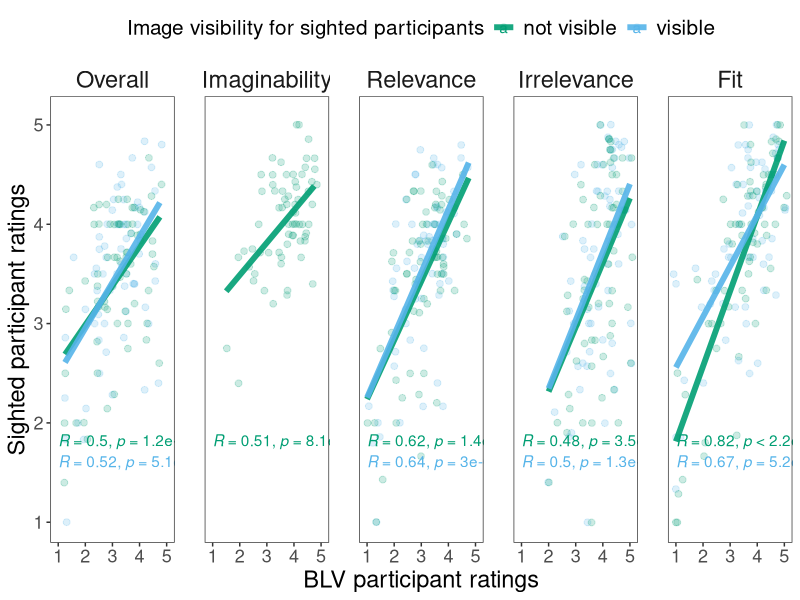
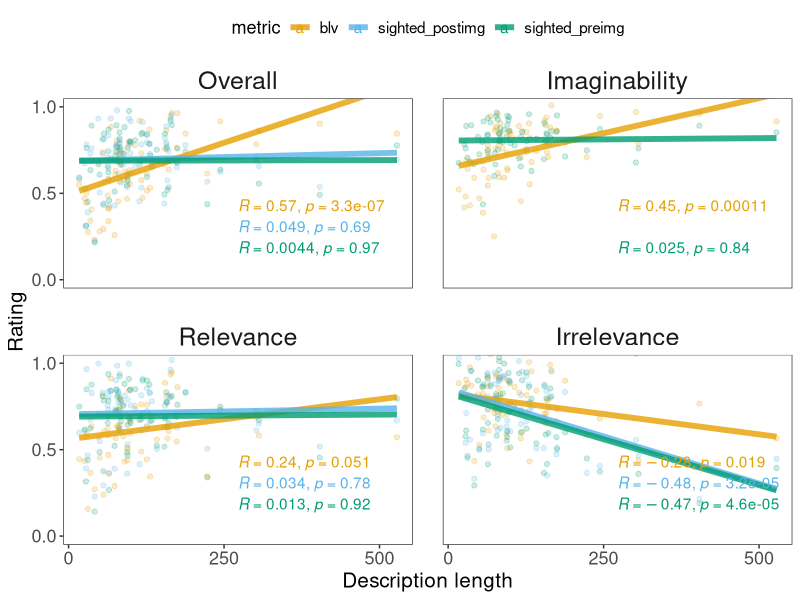
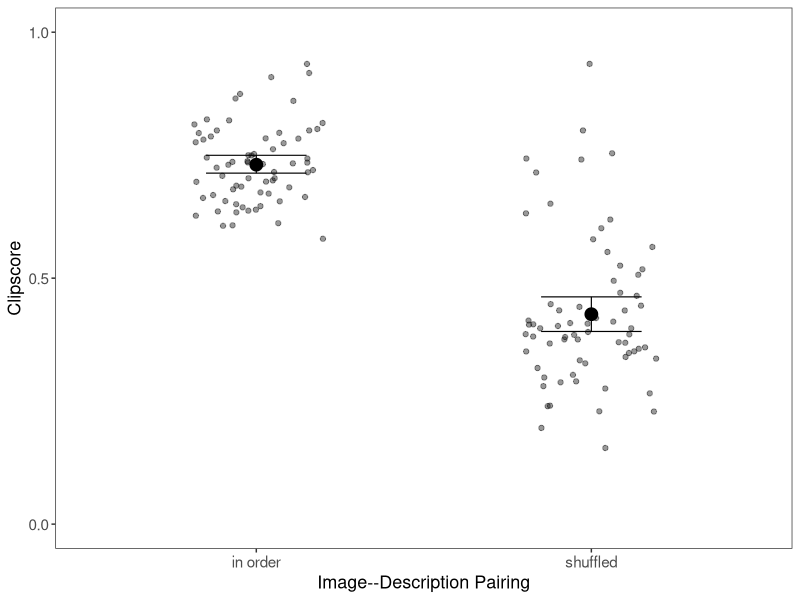
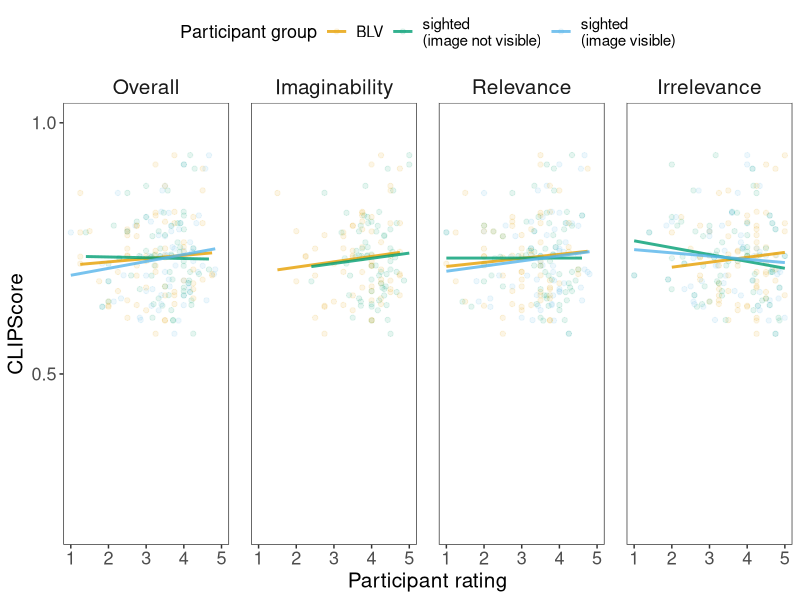
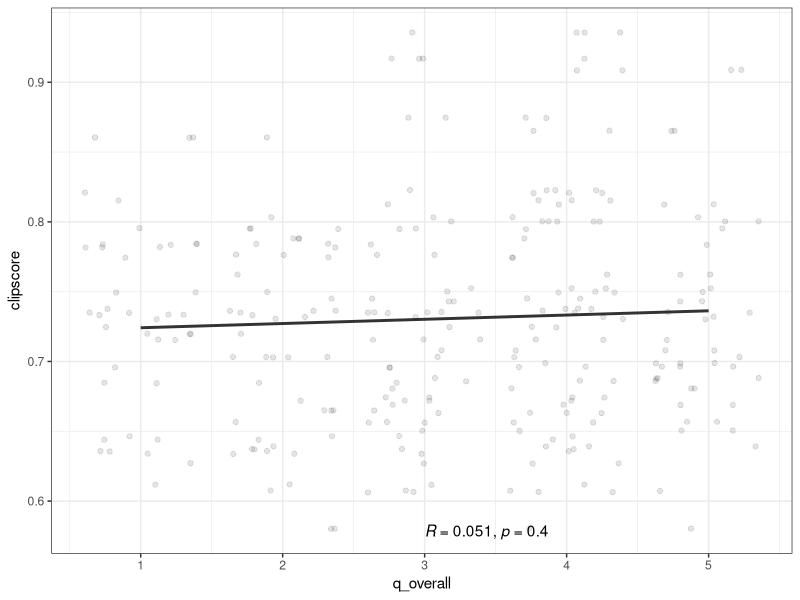
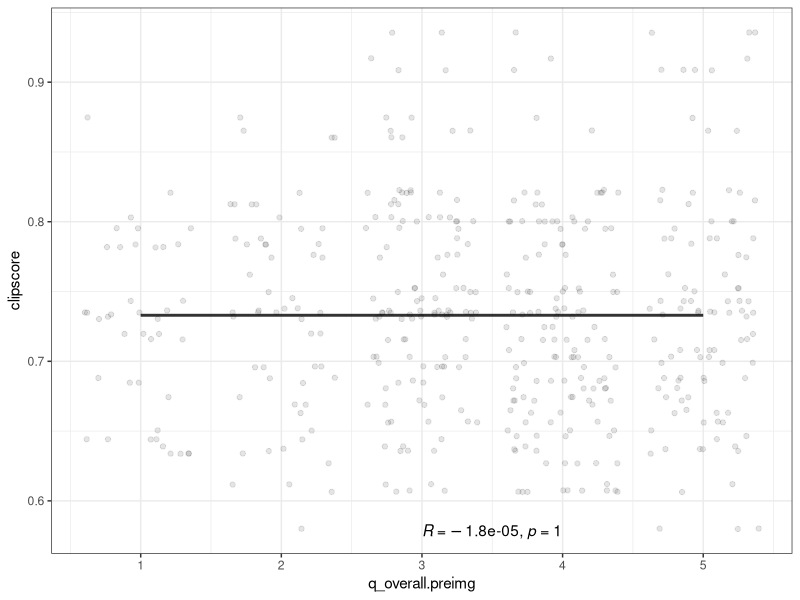
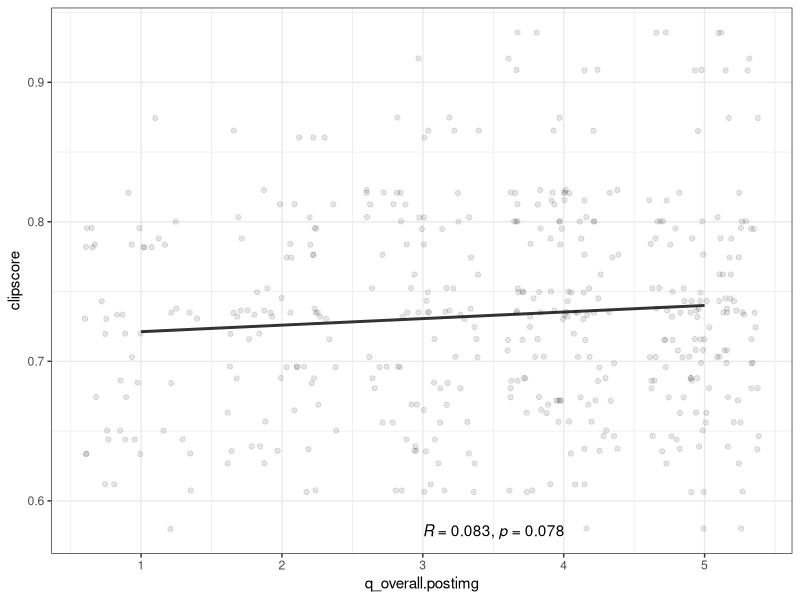
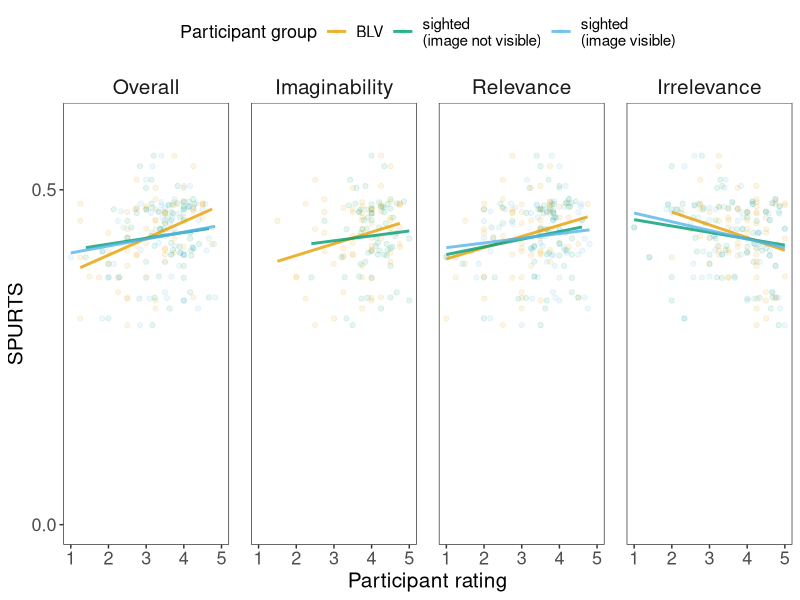

Reproduce these figures in R, in order.
## ---- chunk 1
library(tidyverse)
library(here)
library(jsonlite)
library(ggpubr)
library(lme4)
library(lmerTest)
theme_set(theme_bw())
## ---- chunk 2

df_clipscores_cosid = read_csv(here("metrics", "clipscore", "results", "cosid-clipscores.csv")) %>% 
  # remove attention checks
  filter(imgstem_version != "guitar",
         imgstem_version != "640px-parc_agen") %>% 
  separate(imgstem_version, into=c("imgstem", "version"), sep="_version") %>% 
  rename(description = texts) %>% 
  select(-text_controls)

df_spurtsmima_cosid = read_csv(here("metrics", "SPURTS", "results", "cosid-spurts-mima.csv")) %>% 
  # TODO: remove attention checks
  # filter(imgstem_version != "guitar",
  #        imgstem_version != "640px-parc_agen") %>%
  rename(description = texts) %>% 
  select(-text_controls)

df_clipscores_cosid_shuffled = read_csv(here("metrics", "clipscore", "results", "cosid-clipscores-shuffled.csv")) %>% 
  # remove attention checks
  filter(imgstem_version != "guitar",
         imgstem_version != "640px-parc_agen") %>% 
  separate(imgstem_version, into=c("imgstem", "version"), sep="_version") %>% 
  rename(description = texts) %>% 
  select(-text_controls)
  
df_blv_ratings = read_csv(here("behavioral_data", "blv_data_criticaltrials.csv"))

df_sighted_ratings = read_csv(here("behavioral_data", "sighted_data_criticaltrials.csv")) %>% 
  filter(description %in% unique(df_blv_ratings$description))

## ---- chunk 3

df_blv_avg = df_blv_ratings %>% 
  gather(question, response, q_irrelevance, q_reconstructivity, q_relevance, q_imgfit, q_overall) %>% 
  group_by(description, img_id, context, question) %>% 
  summarize(mean_response = mean(response),
            sd_response = sd(response)) %>% 
  ungroup()

df_sighted_avg = df_sighted_ratings %>% 
  gather(question, response, q_relevance.preimg, q_irrelevance.preimg, q_reconstructivity.preimg, q_overall.preimg, q_relevance.postimg, q_imgfit.preimg, q_imgfit.postimg, q_irrelevance.postimg, q_overall.postimg)  %>% 
  group_by(description, img_id, context, question) %>% 
  summarize(mean_response = mean(response),
            sd_response = sd(response)) %>% 
  ungroup()

df_human_data = df_blv_avg %>%
  rbind(df_sighted_avg)

df_clipscore_human_corr = df_human_data %>% 
  select(description, img_id, context, question, mean_response) %>% 
  merge(df_clipscores_cosid, by=c("description"))

df_spurtsmima_human_corr = df_human_data %>% 
  select(description, img_id, context, question, mean_response) %>% 
  merge(df_spurtsmima_cosid, by=c("description"))

## ---- chunk 4
df_human_data %>% 
  separate(question, c("question", "img_visibility"), sep="\\.", remove=TRUE) %>% 
  mutate_at(vars(img_visibility), funs(ifelse(is.na(.), "blv_response", .))) %>% 
  select(question, description, img_visibility, "mean_response") %>% 
  spread(img_visibility, "mean_response") %>%
  gather(sighted_visibility, sighted_response, postimg, preimg) %>% 
  filter(!(question == "q_reconstructivity" & sighted_visibility == "postimg")) %>% 
  mutate_at(vars(question), funs(case_when(
    . == "q_overall" ~ "Overall",
    . == "q_relevance" ~ "Relevance",
    . == "q_irrelevance" ~ "Irrelevance",
    . == "q_reconstructivity" ~ "Imaginability",
    . == "q_imgfit" ~ "Fit",
    TRUE ~ "FIRE"
  ))) %>%
  mutate_at(vars(question), funs(fct_relevel(., c("Overall", "Imaginability", "Relevance", "Irrelevance", "Fit")))) %>%
  mutate_at(vars(sighted_visibility), funs(ifelse(.=="postimg", "visible", "not visible"))) %>%
  ggplot(., aes(x=blv_response, y=sighted_response, color=sighted_visibility)) +
    facet_wrap(~question, nrow = 1) +
    geom_jitter(alpha=0.2, size=2) +
    geom_line(stat="smooth",method = "lm",
              size = 2,
              alpha = 0.9) +
    stat_cor(method = "pearson", label.x.npc = "left", label.y.npc = 0.21) +
    scale_color_manual(values=c("#009E73", "#56B4E9")) +
    theme(strip.background = element_rect(color="white", fill="white"),
          panel.grid.major = element_blank(),
          panel.grid.minor = element_blank(),
          panel.spacing = unit(1.5, "lines"),
          axis.title = element_text(size=17),
          axis.text = element_text(size=13),
          strip.text.x = element_text(size=17),
          legend.title = element_text(size=15),
          legend.text = element_text(size=15)) +
    theme(legend.position ="top") +
    ylab("Sighted participant ratings") +
    xlab("BLV participant ratings") +
    labs(color='Image visibility for sighted participants') 

# ggsave(here("analyses", "figures", "raw", "blv-sighted-corr.png"), width=13.5, height=4)
## ---- chunk 5

###
# INDIVIDUAL DATA
###
# df_length_blv = df_blv_ratings %>% 
#   select(description, q_reconstructivity, q_relevance, q_irrelevance, q_overall) %>% 
#   gather(question, value, -description)
# 
# df_length_corr = df_sighted_ratings %>% 
#   select(description, q_reconstructivity.preimg, q_relevance.preimg, q_irrelevance.preimg, q_overall.preimg, q_relevance.postimg, q_irrelevance.postimg, q_overall.postimg) %>% 
#   gather(question, value, -description) %>% 
#   rbind(df_length_blv) %>% 
#   mutate(metric = case_when(
#     str_detect(question, "postimg") ~ "sighted_postimg",
#     str_detect(question, "preimg") ~ "sighted_preimg",
#     TRUE ~ "blv"
#   )) %>% 
#   mutate_at(vars(question), funs(str_replace(., "\\.(post|pre)img", ""))) %>% 
#   mutate_at(vars(value), funs(./5))


###
# AVERAGED DATA
###
df_length_corr = df_human_data %>%
  rename(value = mean_response) %>%
  mutate(metric = case_when(
    str_detect(question, "postimg") ~ "sighted_postimg",
    str_detect(question, "preimg") ~ "sighted_preimg",
    TRUE ~ "blv"
  )) %>%
  mutate_at(vars(question), funs(str_replace(., "\\.(post|pre)img", ""))) %>%
  mutate_at(vars(value), funs(./5))


df_length_corr_overall = df_length_corr %>% 
  filter(question == "q_overall") %>%
  select(description, metric, value) %>% 
  mutate(descr_length = str_length(description)) %>% 
  mutate(facet_cond = "Overall")

df_length_corr_reconstr = df_length_corr %>% 
  filter(question == "q_reconstructivity") %>%
  select(description, metric, value) %>% 
  mutate(descr_length = str_length(description)) %>% 
  mutate(facet_cond = "Imaginability")

df_length_corr_imgfit = df_length_corr %>% 
  filter(question == "q_imgfit") %>%
  select(description, metric, value) %>% 
  mutate(descr_length = str_length(description)) %>% 
  mutate(facet_cond = "Fit")

df_length_corr_rel = df_length_corr %>% 
  filter(question == "q_relevance") %>%
  select(description, metric, value) %>% 
  mutate(descr_length = str_length(description)) %>% 
  mutate(facet_cond = "Relevance")

df_length_corr_irrel = df_length_corr %>% 
  filter(question == "q_irrelevance") %>%
  select(description, metric, value) %>% 
  mutate(descr_length = str_length(description)) %>% 
  mutate(facet_cond = "Irrelevance")

df_length_corr_overall %>% 
  rbind(df_length_corr_reconstr) %>%
  # rbind(df_length_corr_imgfit) %>%
  rbind(df_length_corr_rel) %>%
  rbind(df_length_corr_irrel) %>%
  filter(metric %in% c("blv", "sighted_preimg", "sighted_postimg")) %>%
  # filter(metric %in% c("clipscore", "SPURTS_score")) %>%
  mutate_at(vars(facet_cond), funs(fct_relevel(., c("Overall", "Imaginability", "Relevance", "Irrelevance")))) %>%
  ggplot(., aes(x=descr_length, y=value, color=metric)) +
    facet_wrap(~facet_cond, nrow=2) +
    geom_point(alpha=0.2, position=position_jitter(width=0, height=0.07)) +
    theme(legend.position = "top") +
    geom_line(stat="smooth",method = "lm",
              size = 2,
              alpha = 0.8) +
    scale_color_manual(values=c("#E69F00", "#56B4E9", "#009E73")) +
    # scale_color_manual(values=c("black", "grey")) +
    theme(strip.background =element_rect(color="white", fill="white"),
          panel.grid.major = element_blank(),
          panel.grid.minor = element_blank(),
          panel.spacing = unit(1.5, "lines"),
          axis.title = element_text(size=15),
          axis.text = element_text(size=13),
          strip.text.x = element_text(size = 18),
          legend.title = element_text(size=13),
          legend.text = element_text(size=11)) +
    coord_cartesian(ylim=c(0,1)) +
    stat_cor(method = "pearson", label.x.npc = "middle", label.y.npc = 0.3) +
    scale_y_continuous(breaks = c(0, 0.5, 1)) +
    scale_x_continuous(breaks = c(0, 250, 500)) +
    xlab("Description length") +
    ylab("Rating")

# ggsave(here("analyses", "figures", "raw", "human_length_corr.png"), height=6.3, width=7.5)
## ---- chunk 6

df_clipscores_cosid %>% 
  mutate(condition = "in order") %>% 
  rbind(mutate(df_clipscores_cosid_shuffled, condition = "shuffled")) %>% 
  ggplot(., aes(x=condition, y=clipscore)) +
    geom_point(alpha=0.4, position=position_jitter(height=0, width=0.2)) + 
    stat_summary(fun = "mean", 
                 position = position_dodge(0.7),
                 size = 4,
                 geom = "point") +
    stat_summary(fun.data = "mean_cl_boot",
                 geom = "errorbar",
                 position = position_dodge(0.7),
                 size = .4,
                 width = 0.3) +
    theme(strip.background =element_rect(color="white", fill="white"),
          panel.grid.major = element_blank(),
          panel.grid.minor = element_blank(),
          axis.title = element_text(size=13),
          axis.text = element_text(size=11)) +
    scale_y_continuous(breaks = c(0, 0.5, 1)) +
    coord_cartesian(ylim=c(0,1)) +
    ylab("Clipscore") +
    xlab("Image--Description Pairing")

df_clipscores_cosid %>% 
  mutate(condition = "in order") %>% 
  rbind(mutate(df_clipscores_cosid_shuffled, condition = "shuffled")) %>% 
  group_by(condition) %>% 
  summarize(avg_rating = mean(clipscore)) %>% 
  ungroup()

# ggsave(here("analyses", "figures", "raw", "clipscore-truthfulness.png"), height=2.5, width=2.7)

## ---- chunk 7

clipscore_blvsighted_corr = df_clipscore_human_corr %>% 
  mutate(participant_group = case_when(
    str_detect(question, "preimg") ~ "sighted\n(image not visible)",
    str_detect(question, "postimg") ~ "sighted\n(image visible)",
    TRUE ~ "BLV"
  )) %>% 
  mutate(question_type = str_replace_all(question, "(.postimg|.preimg)", "")) %>% 
  mutate_at(vars(question_type), funs(case_when(
    . == "q_overall" ~ "Overall",
    . == "q_relevance" ~ "Relevance",
    . == "q_irrelevance" ~ "Irrelevance",
    . == "q_reconstructivity" ~ "Imaginability",
    . == "q_imgfit" ~ "Fit",
    TRUE ~ "FIRE"
  ))) %>% 
  mutate_at(vars(question_type), 
            funs(fct_relevel(., c(
              "Overall", 
              "Imaginability", 
              "Relevance", 
              "Irrelevance", 
              "Fit"
              )))) %>% 
  filter(question_type != "Fit")

clipscore_blvsighted_corr %>% 
  ggplot(., aes(x=mean_response, y=clipscore, color=participant_group)) +
  # ggplot(., aes(x=mean_response, y=clipscore, color=question_type)) +
    facet_wrap(~question_type, nrow=1) +
    # facet_wrap(~participant_group, nrow=1) +
    geom_jitter(alpha=0.1) +
    geom_line(stat="smooth",method = "lm",
              size = 1,
              alpha = 0.8) +
    # stat_cor(method = "pearson", label.x.npc = "middle", label.y.npc = 0) +
    scale_color_manual(values=c("#E69F00", "#009E73", "#56B4E9")) +
    theme(strip.background =element_rect(color="white", fill="white"),
          panel.grid.major = element_blank(),
          panel.grid.minor = element_blank(),
          panel.spacing = unit(1.1, "lines"),
          axis.title = element_text(size=15),
          axis.text = element_text(size=13),
          strip.text.x = element_text(size = 15),
          legend.title = element_text(size=13),
          legend.text = element_text(size=11)) +
    coord_cartesian(ylim=c(0.2,1), xlim=c(1,5)) +
    # coord_cartesian(xlim=c(1,5)) +
    theme(legend.position = "top") +
    xlab("Participant rating") +
    ylab("CLIPScore") +
    labs(color='Participant group')  +
    scale_y_continuous(breaks = c(0, 0.5, 1))

ggsave(here("analyses", "figures", "raw", "human_clipscore_corr_long.png"), width=10.5, height=3)

## ---- chunk 8

df_blv_ratings %>% 
  select(description, q_overall) %>% 
  merge(df_clipscores_cosid, by=c("description")) %>% 
  ggplot(., aes(x=q_overall, y=clipscore)) +
    geom_jitter(alpha=0.1) +
    geom_line(stat="smooth",method = "lm",
              size = 1,
              alpha = 0.8) +
    # coord_cartesian(ylim=c(0,1), xlim=c(1,5)) +
    stat_cor(method = "pearson", label.x.npc = "middle", label.y.npc = 0)

df_sighted_ratings %>% 
  filter(description %in% unique(df_blv_avg$description)) %>% 
  select(description, q_overall.preimg) %>% 
  merge(df_clipscores_cosid, by=c("description")) %>% 
  ggplot(., aes(x=q_overall.preimg, y=clipscore)) +
    geom_jitter(alpha=0.1) +
    geom_line(stat="smooth",method = "lm",
              size = 1,
              alpha = 0.8) +
    # coord_cartesian(ylim=c(0,1), xlim=c(1,5)) +
    stat_cor(method = "pearson", label.x.npc = "middle", label.y.npc = 0)

df_sighted_ratings %>% 
  filter(description %in% unique(df_blv_avg$description)) %>% 
  select(description, q_overall.postimg) %>% 
  merge(df_clipscores_cosid, by=c("description")) %>% 
  ggplot(., aes(x=q_overall.postimg, y=clipscore)) +
    geom_jitter(alpha=0.1) +
    geom_line(stat="smooth",method = "lm",
              size = 1,
              alpha = 0.8) +
    # coord_cartesian(ylim=c(0,1), xlim=c(1,5)) +
    stat_cor(method = "pearson", label.x.npc = "middle", label.y.npc = 0)


## ---- chunk 9

spurtsmima_blvsighted_corr = df_spurtsmima_human_corr %>% 
  mutate(participant_group = case_when(
    str_detect(question, "preimg") ~ "sighted\n(image not visible)",
    str_detect(question, "postimg") ~ "sighted\n(image visible)",
    TRUE ~ "BLV"
  )) %>% 
  mutate(question_type = str_replace_all(question, "(.postimg|.preimg)", "")) %>% 
  mutate_at(vars(question_type), funs(case_when(
    . == "q_overall" ~ "Overall",
    . == "q_relevance" ~ "Relevance",
    . == "q_irrelevance" ~ "Irrelevance",
    . == "q_reconstructivity" ~ "Imaginability",
    . == "q_imgfit" ~ "Fit",
    TRUE ~ "FIRE"
  ))) %>% 
  mutate_at(vars(question_type), 
            funs(fct_relevel(., c(
              "Overall", 
              "Imaginability", 
              "Relevance", 
              "Irrelevance", 
              "Fit"
              )))) %>% 
  filter(question_type != "Fit")

spurtsmima_blvsighted_corr %>% 
  ggplot(., aes(x=mean_response, y=SPURTS_score, color=participant_group)) +
  # ggplot(., aes(x=mean_response, y=clipscore, color=question_type)) +
    facet_wrap(~question_type, nrow=1) +
    # facet_wrap(~participant_group, nrow=1) +
    geom_jitter(alpha=0.1) +
    geom_line(stat="smooth",method = "lm",
              size = 1,
              alpha = 0.8) +
    # stat_cor(method = "pearson", label.x.npc = "middle", label.y.npc = 0.2) +
    scale_color_manual(values=c("#E69F00", "#009E73", "#56B4E9")) +
    theme(strip.background =element_rect(color="white", fill="white"),
          panel.grid.major = element_blank(),
          panel.grid.minor = element_blank(),
          panel.spacing = unit(1.1, "lines"),
          axis.title = element_text(size=15),
          axis.text = element_text(size=13),
          strip.text.x = element_text(size = 15),
          legend.title = element_text(size=13),
          legend.text = element_text(size=11)) +
    coord_cartesian(ylim=c(0,.6), xlim=c(1,5)) +
    # coord_cartesian(xlim=c(1,5)) +
    theme(legend.position = "top") +
    xlab("Participant rating") +
    ylab("SPURTS") +
    labs(color='Participant group')  +
    scale_y_continuous(breaks = c(0, 0.5, 1))

ggsave(here("analyses", "figures", "raw", "human_spurts_corr_long.png"), width=10.5, height=3)

###
# MIMA
###

# spurtsmima_blvsighted_corr %>% 
#   ggplot(., aes(x=mean_response, y=MIMA_score, color=participant_group)) +
#   # ggplot(., aes(x=mean_response, y=clipscore, color=question_type)) +
#     facet_wrap(~question_type, nrow=2) +
#     # facet_wrap(~participant_group, nrow=1) +
#     geom_jitter(alpha=0.1) +
#     geom_line(stat="smooth",method = "lm",
#               size = 1,
#               alpha = 0.8) +
#     stat_cor(method = "pearson", label.x.npc = "middle", label.y.npc = 0) +
#     scale_color_manual(values=c("#E69F00", "#009E73", "#0072B2")) +
#     theme(strip.background =element_rect(color="white", fill="white"),
#           panel.grid.major = element_blank(),
#           panel.grid.minor = element_blank(),
#           panel.spacing = unit(1.5, "lines"),
#           axis.title = element_text(size=15),
#           axis.text = element_text(size=13),
#           strip.text.x = element_text(size = 15),
#           legend.title = element_text(size=13),
#           legend.text = element_text(size=11)) +
#     coord_cartesian(ylim=c(0,1), xlim=c(1,5)) +
#     # coord_cartesian(xlim=c(1,5)) +
#     theme(legend.position = "top") +
#     xlab("Mean participant rating") +
#     ylab("MIMA") +
#     labs(color='Participant group')  +
#     scale_y_continuous(breaks = c(0, 0.5, 1))

## ---- chunk 10

df_clips_prep = df_clipscores_cosid %>% 
  rename(value=clipscore) %>% 
  mutate(metric="clipscore") %>% 
  select(description, metric, value)

df_spurtsmima_prep = df_spurtsmima_cosid %>%
  gather(metric, value, SPURTS_score, MIMA_score) %>%
  select(description, metric, value)

df_clips_prep %>% 
  rbind(df_spurtsmima_prep) %>% 
  mutate(descr_length = str_length(description)) %>% 
  filter(metric %in% c("clipscore", "SPURTS_score")) %>% 
  ggplot(., aes(x=descr_length, y=value, color=metric)) +
    geom_point(alpha=0.2) +
    theme(legend.position = "top") +
    geom_line(stat="smooth",method = "lm",
              size = 2,
              alpha = 0.8) +
    scale_color_manual(values=c("black", "grey")) +
    theme(strip.background =element_rect(color="white", fill="white"),
          panel.grid.major = element_blank(),
          panel.grid.minor = element_blank(),
          panel.spacing = unit(1.5, "lines"),
          axis.title = element_text(size=13),
          axis.text = element_text(size=11),
          strip.text.x = element_text(size = 18),
          legend.position = "none") +
    coord_cartesian(ylim=c(0,1)) +
    stat_cor(method = "pearson", label.x.npc = "middle", label.y.npc = 0.01) +
    scale_y_continuous(breaks = c(0, 0.5, 1)) +
    scale_x_continuous(breaks = c(0, 250, 500)) +
    xlab("Description length") +
    ylab("Score")

# ggsave(here("analyses", "figures", "raw", "metrics_length_corr.png"), height=2.5, width=3)
## ---- chunk 11

df_stats_blv_overall = df_blv_ratings %>% 
  select(description, q_overall, q_reconstructivity, q_relevance, q_irrelevance, participant) %>% 
  merge(df_clipscores_cosid, by=c("description")) %>% 
  merge(df_spurtsmima_cosid, by=c("description")) %>% 
  mutate(description_length = str_length(description)) %>%
  mutate(description_length_scaled = description_length / max(description_length)) %>%
  mutate(overall_rating = ((q_overall - 1) / 4)) %>% 
  mutate_at(vars(q_reconstructivity, q_relevance, q_irrelevance), funs(((. - 1) / 4))) %>% 
  mutate_at(vars(q_reconstructivity, q_relevance, q_irrelevance), funs(. - mean(.)))

f = overall_rating ~ q_irrelevance + q_reconstructivity + q_relevance + (1|participant) + (1|description)

m = lmer(f, df_stats_blv_overall)
summary(m)

df_stats_sighted_overall = df_sighted_ratings %>% 
  select(description, q_overall.preimg, q_reconstructivity.preimg, q_relevance.preimg, q_irrelevance.preimg, anon_worker_id) %>% 
  merge(df_clipscores_cosid, by=c("description")) %>% 
  merge(df_spurtsmima_cosid, by=c("description")) %>% 
  mutate(description_length = str_length(description)) %>%
  mutate(description_length_scaled = description_length / max(description_length)) %>%
  mutate(overall_rating = ((q_overall.preimg - 1) / 4)) %>% 
  mutate_at(vars(q_reconstructivity.preimg, q_relevance.preimg, q_irrelevance.preimg), funs(((. - 1) / 4))) %>% 
  mutate_at(vars(q_reconstructivity.preimg, q_relevance.preimg, q_irrelevance.preimg), funs(. - mean(.)))

f = overall_rating ~ q_reconstructivity.preimg + q_relevance.preimg + q_irrelevance.preimg + (1|anon_worker_id) + (1|description)

m = lmer(f, df_stats_sighted_overall)
summary(m)

df_stats_sighted_overall = df_sighted_ratings %>% 
  select(description, q_overall.postimg, q_reconstructivity.preimg, q_relevance.postimg, q_irrelevance.postimg, anon_worker_id) %>% 
  merge(df_clipscores_cosid, by=c("description")) %>% 
  merge(df_spurtsmima_cosid, by=c("description")) %>% 
  mutate(description_length = str_length(description)) %>%
  mutate(description_length_scaled = description_length / max(description_length)) %>%
  mutate(overall_rating = ((q_overall.postimg - 1) / 4)) %>% 
  mutate_at(vars(q_reconstructivity.preimg, q_relevance.postimg, q_irrelevance.postimg), funs(((. - 1) / 4))) %>% 
  mutate_at(vars(q_reconstructivity.preimg, q_relevance.postimg, q_irrelevance.postimg), funs(. - mean(.)))

f = overall_rating ~ q_reconstructivity.preimg + q_relevance.postimg + q_irrelevance.postimg + (1|anon_worker_id) + (1|description)

m = lmer(f, df_stats_sighted_overall)
summary(m)
## ---- chunk 12

df_clipscorecomp_model = df_clipscores_cosid %>% 
  mutate(condition = "in order") %>% 
  rbind(mutate(df_clipscores_cosid_shuffled, condition = "shuffled")) %>% 
  mutate(cond_enc = ifelse(condition=="in order", 1, 0))

f = cond_enc ~ clipscore

m = lm(f, df_clipscorecomp_model)
summary(m)
  
## ---- chunk 13

df_stats_blv_overall = df_blv_ratings %>% 
  select(description, q_overall, participant) %>% 
  merge(df_clipscores_cosid, by=c("description")) %>% 
  merge(df_spurtsmima_cosid, by=c("description")) %>% 
  mutate(description_length = str_length(description)) %>%
  mutate(description_length_scaled = description_length / max(description_length)) %>%
  mutate(overall_rating = ((q_overall - 1) / 4))

f = overall_rating ~ clipscore + (1|participant) + (1|description)
f = overall_rating ~ description_length_scaled + SPURTS_score + (1|participant) + (1|description)
# f = overall_rating ~ description_length_scaled + MIMA_score + (1|participant+description)

m = lmer(f, df_stats_blv_overall)
summary(m)


f = overall_rating ~ description_length_scaled + SPURTS_score
f = overall_rating ~ description_length_scaled
f = overall_rating ~ SPURTS_score

m = lm(f, df_stats_blv_overall)
summary(m)
